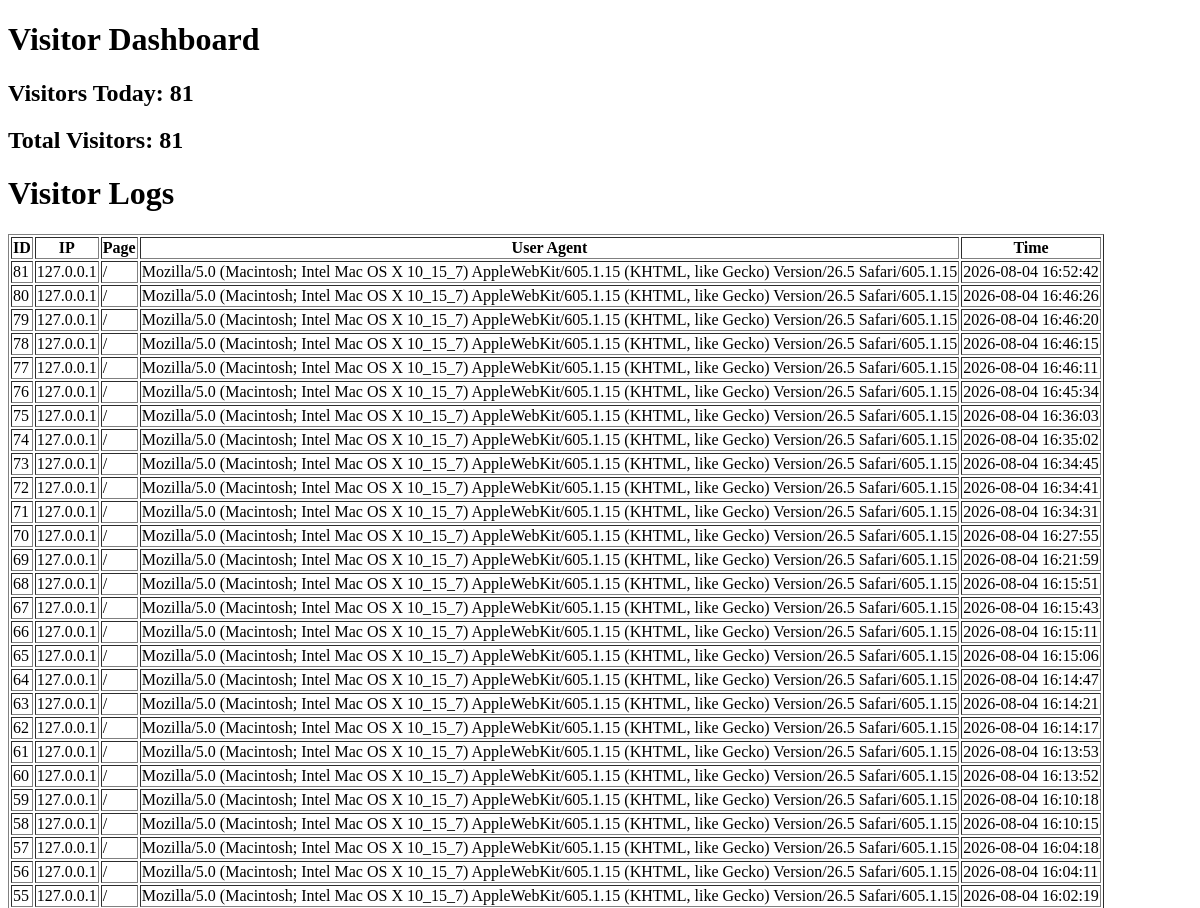
The app's page /admin/visitors (signed in, upper part), older data.
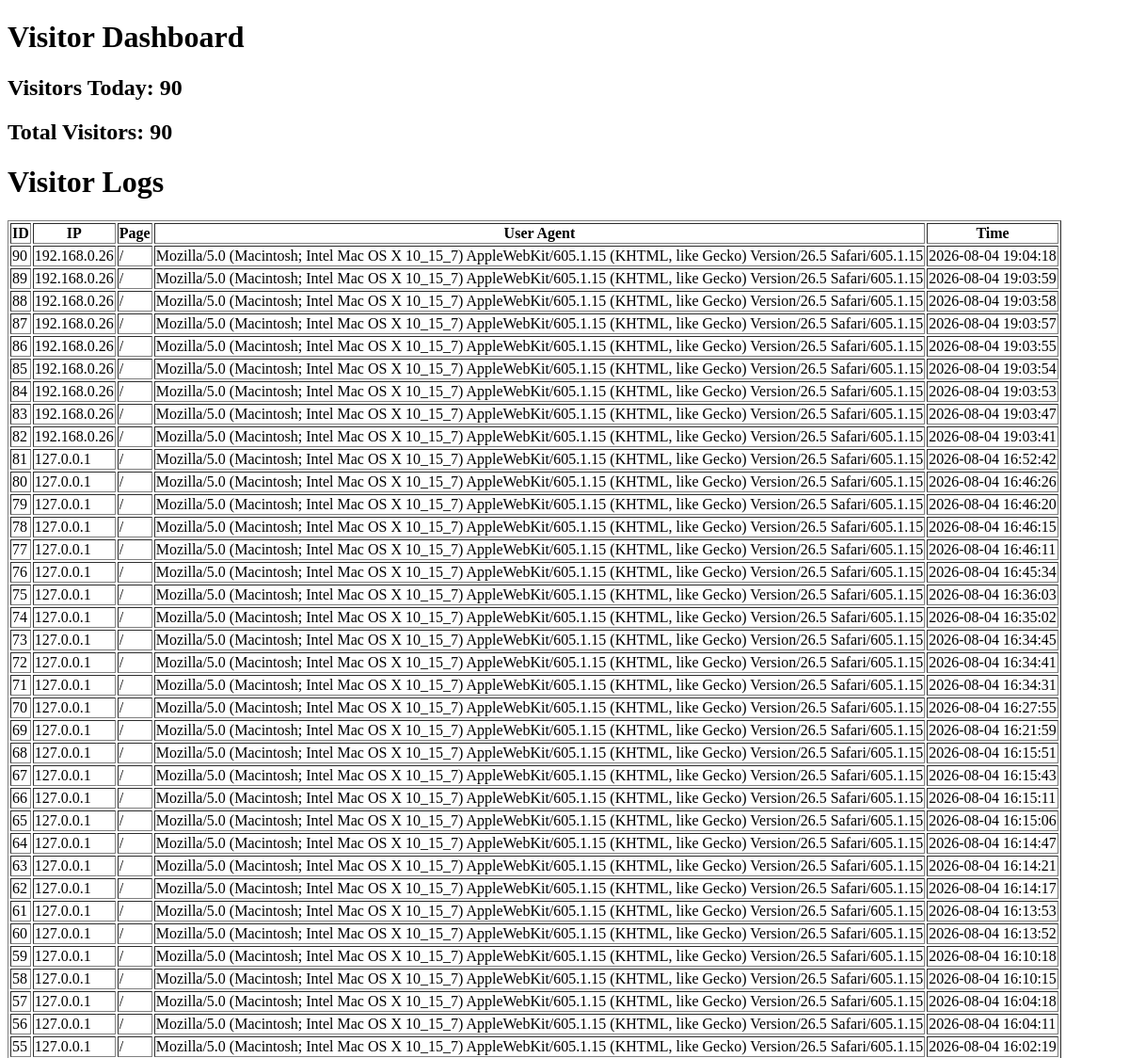
The same page, newer data.
### models.py (models this page shows, shortened)
class Visitor(db.Model):
    id = db.Column(db.Integer, primary_key=True)
    ip = db.Column(db.String(50))
    page = db.Column(db.String(100))
    user_agent = db.Column(db.String(200))
    visited_at = db.Column(
        db.DateTime,
        default=db.func.current_timestamp()
    )

### app.py (the view)
@app.route("/admin/visitors")
@admin_required
def visitor_logs():
    visitors = Visitor.query.order_by(
        Visitor.visited_at.desc()
    ).all()
    total_visitors = Visitor.query.count()
    today = datetime.now().date()
    today_visitors = Visitor.query.filter(
        db.func.date(Visitor.visited_at) == today
    ).count()
    return render_template(
        "visitors.html",
        visitors=visitors,
        total_visitors=total_visitors,
        today_visitors=today_visitors
    )

### app.py (called while the page is built)
def is_admin():
    return session.get("is_admin", False)

def admin_required(view):
    @wraps(view)
    def wrapped_view(*args, **kwargs):
        if not is_admin():
            return redirect(url_for("login", next=request.path))
        return view(*args, **kwargs)
    return wrapped_view

@app.context_processor
def inject_template_values():
    return {"is_admin": is_admin(), "csrf_token": csrf_token}

### templates/visitors.html (shortened to what this page needs)
<!doctype html>
<html>
  <head>
    <h1>Visitor Dashboard</h1>
    <h2>Visitors Today: {{ today_visitors }}</h2>
    <h2>Total Visitors: {{ total_visitors }}</h2>
  </head>
  <body>
    <h1>Visitor Logs</h1>
    <table border="1">
      <tr>
        <th>ID</th>
        <th>IP</th>
        <th>Page</th>
        <th>User Agent</th>
        <th>Time</th>
      </tr>
      {% for visitor in visitors %}
      <tr>
        <td>{{ visitor.id }}</td>
        <td>{{ visitor.ip }}</td>
        <td>{{ visitor.page }}</td>
        <td>{{ visitor.user_agent }}</td>
        <td>{{ visitor.visited_at }}</td>
      </tr>
      {% endfor %}
    </table>
  </body>
</html>

Row changes from the older to the newer data that the page shows:
added Visitor: id "90", ip "192.168.0.26", page "/", user_agent "Mozilla/5.0 (Macintosh; Intel Mac OS X 10_15_7) AppleWebKit/605.1.15 (KHTML, like Gecko) Version/26.5 Safari/605.1.15", visited_at "2026-08-04 19:04:18"
added Visitor: id "89", ip "192.168.0.26", page "/", user_agent "Mozilla/5.0 (Macintosh; Intel Mac OS X 10_15_7) AppleWebKit/605.1.15 (KHTML, like Gecko) Version/26.5 Safari/605.1.15", visited_at "2026-08-04 19:03:59"
added Visitor: id "88", ip "192.168.0.26", page "/", user_agent "Mozilla/5.0 (Macintosh; Intel Mac OS X 10_15_7) AppleWebKit/605.1.15 (KHTML, like Gecko) Version/26.5 Safari/605.1.15", visited_at "2026-08-04 19:03:58"
added Visitor: id "87", ip "192.168.0.26", page "/", user_agent "Mozilla/5.0 (Macintosh; Intel Mac OS X 10_15_7) AppleWebKit/605.1.15 (KHTML, like Gecko) Version/26.5 Safari/605.1.15", visited_at "2026-08-04 19:03:57"
added Visitor: id "86", ip "192.168.0.26", page "/", user_agent "Mozilla/5.0 (Macintosh; Intel Mac OS X 10_15_7) AppleWebKit/605.1.15 (KHTML, like Gecko) Version/26.5 Safari/605.1.15", visited_at "2026-08-04 19:03:55"
added Visitor: id "85", ip "192.168.0.26", page "/", user_agent "Mozilla/5.0 (Macintosh; Intel Mac OS X 10_15_7) AppleWebKit/605.1.15 (KHTML, like Gecko) Version/26.5 Safari/605.1.15", visited_at "2026-08-04 19:03:54"
added Visitor: id "84", ip "192.168.0.26", page "/", user_agent "Mozilla/5.0 (Macintosh; Intel Mac OS X 10_15_7) AppleWebKit/605.1.15 (KHTML, like Gecko) Version/26.5 Safari/605.1.15", visited_at "2026-08-04 19:03:53"
added Visitor: id "83", ip "192.168.0.26", page "/", user_agent "Mozilla/5.0 (Macintosh; Intel Mac OS X 10_15_7) AppleWebKit/605.1.15 (KHTML, like Gecko) Version/26.5 Safari/605.1.15", visited_at "2026-08-04 19:03:47"
added Visitor: id "82", ip "192.168.0.26", page "/", user_agent "Mozilla/5.0 (Macintosh; Intel Mac OS X 10_15_7) AppleWebKit/605.1.15 (KHTML, like Gecko) Version/26.5 Safari/605.1.15", visited_at "2026-08-04 19:03:41"
Text that changed along with them:
{{ today_visitors }}: "81" → "90"
{{ total_visitors }}: "81" → "90"
